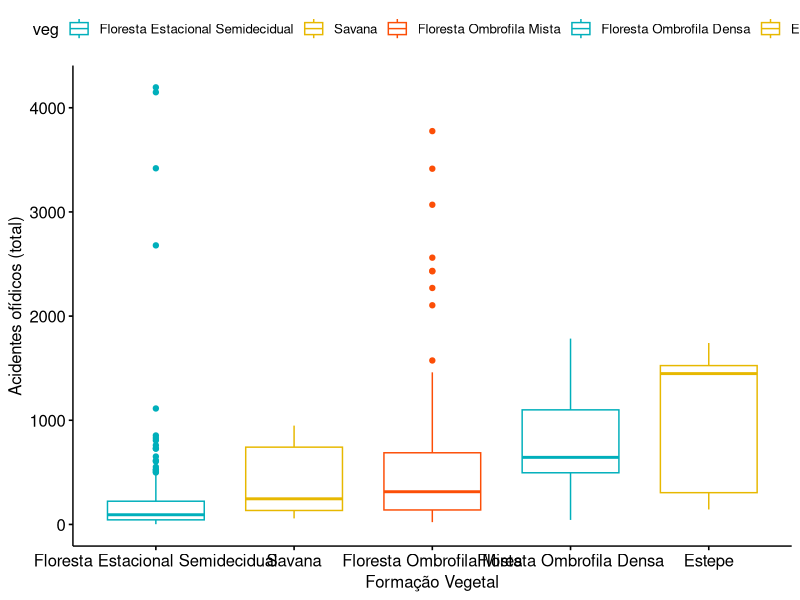
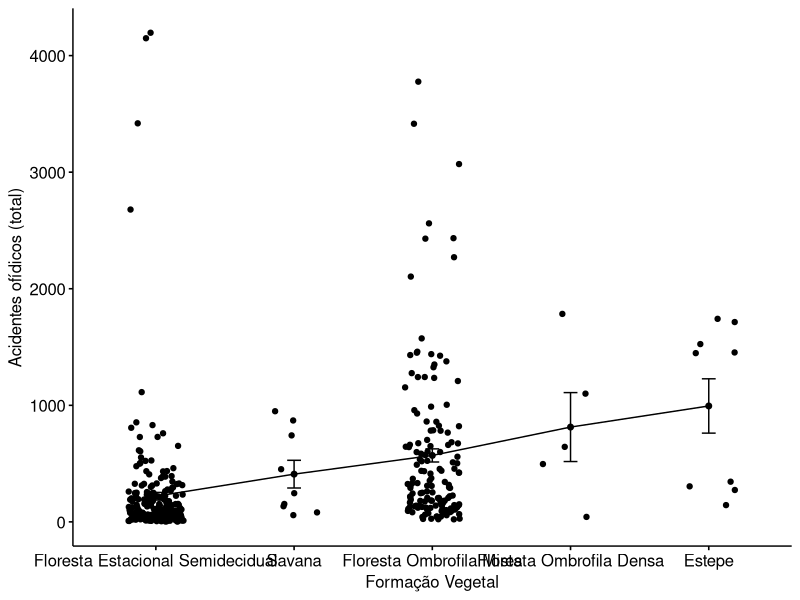

Recreate these plots in R, in order.
#fonte: http://www.sthda.com/english/wiki/kruskal-wallis-test-in-r


library(dplyr)
library(ggpubr)
#carregar a tabela
#Dados de acidentes ofídicos no Paraná organizados pela Laura.

my_data <- read.csv(file = "data_subset.csv", sep = ";", header = TRUE)

#checar a tabela
head (my_data)
summary(my_data)
class(my_data)
dim(my_data)

#estatísticas descritivas dos acidentes totais por formação vegetal

group_by(my_data, veg) %>%
    summarise(
        count = n(),
        mean = mean(Total, na.rm = TRUE),
        sd = sd(Total, na.rm = TRUE),
        median = median(Total, na.rm = TRUE),
        IQR = IQR(Total, na.rm = TRUE)
    )

# A tibble: 5 x 6
#veg                              count  mean    sd median   IQR
#<chr>                            <int> <dbl> <dbl>  <dbl> <dbl>
#1 Estepe                              10 1926  3019.  1450. 1352.
#2 Floresta Estacional Semidecidual   227  220.  497.    93   179
#3 Floresta Ombrofila Densa             5  813.  661.   644   604
#4 Floresta Ombrofila Mista           145  792. 2751.   318   564
#5 Savana                               9  410.  356.   246   608

#remover outliers (2 linhas)
my_data2 <- my_data[-c(95, 276),]

#Boxplot

ggboxplot(my_data2, x = "veg", y = "Total",
          color = "veg", palette = c("#00AFBB", "#E7B800", "#FC4E07", "#00AFBB", "#E7B800", "#FC4E07"),
          order = c("Floresta Estacional Semidecidual", "Savana", "Floresta Ombrofila Mista", "Floresta Ombrofila Densa", "Estepe" ),
          ylab = "Acidentes ofídicos (total)", xlab = "Formação Vegetal")

#Mean plots

ggline(my_data2, x = "veg", y = "Total",
       add = c("mean_se", "jitter"),
       order = c("Floresta Estacional Semidecidual", "Savana", "Floresta Ombrofila Mista", "Floresta Ombrofila Densa", "Estepe" ),
       ylab = "Acidentes ofídicos (total)", xlab = "Formação Vegetal")

#Queremos saber se há alguma diferença significativa na média total de acidente ofidico entre as cinco
#formações vegetais.

kruskal.test(Total ~ veg, data = my_data2)

#Kruskal-Wallis rank sum test
#data:  Total by veg
#Kruskal-Wallis chi-squared = 87.852, df = 4, p-value < 2.2e-16

#Como o p-value < 0.05, conclui0se que tem diferenças significativas entre as formações
#vegetais.

#comparação par a par entre as formações vegetais.

pairwise.wilcox.test(my_data2$Total, my_data2$veg,
                     p.adjust.method = "none")

#Pairwise comparisons using Wilcoxon rank sum test with continuity correction

#data:  my_data2$Total and my_data2$veg

#                                 Estepe  Floresta Estacional Semidecidual Floresta Ombrofila Densa Floresta Ombrofila Mista
#Floresta Estacional Semidecidual 6.2e-05 -                                -                        -
#Floresta Ombrofila Densa         0.898   0.016                            -                        -
#Floresta Ombrofila Mista         0.031   < 2e-16                          0.330                    -
#Savana                           0.050   0.014                            0.364                    0.667

#P value adjustment method: none

#Formações diferentes quanto: EST x FES; FES x FOD; FES x FOM; FES x SAV

